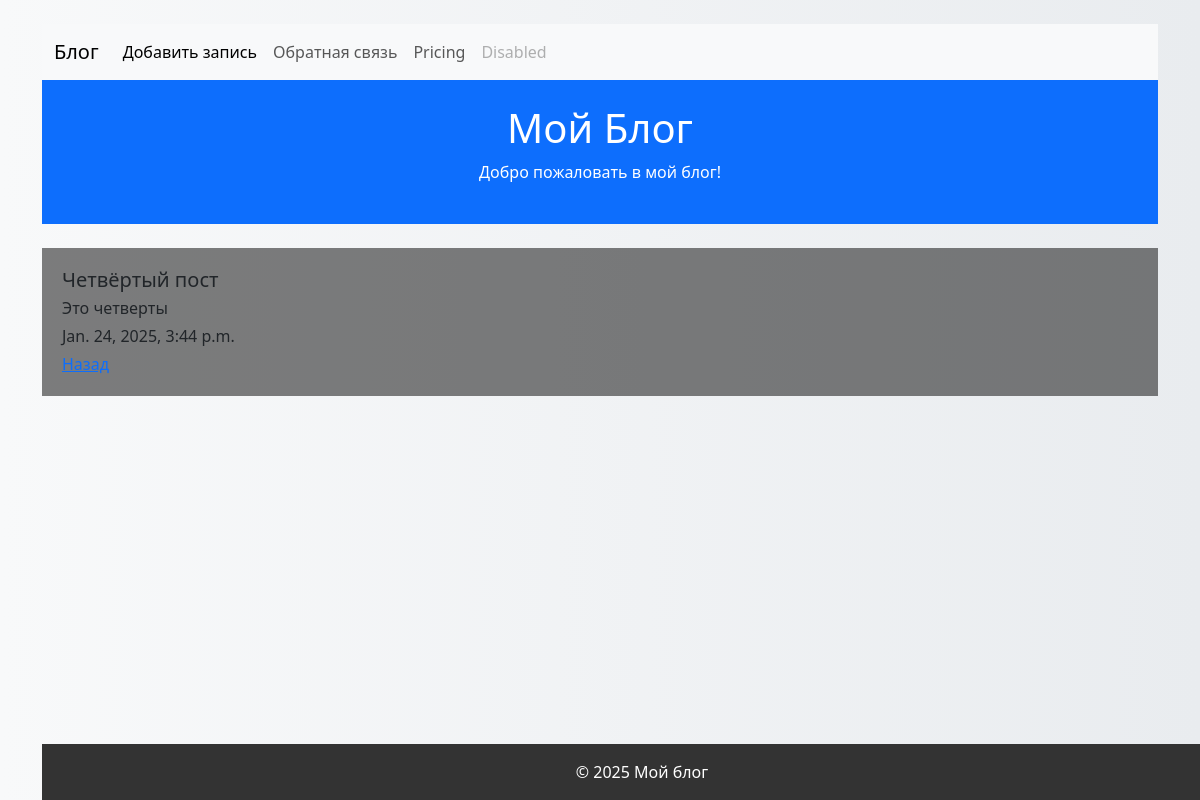
The page /posts/4 on the database its author committed.
### core/models.py (models this page shows, shortened)
class Post(models.Model):
     title = models.CharField(max_length=255, verbose_name='Заголовок')
     text = models.TextField(max_length=255, verbose_name='Текст')
     created_date = models.DateTimeField(auto_now_add=True, verbose_name='Дата создания')
     category = models.ForeignKey(PostCategory, blank=True, null=True, on_delete=models.SET_NULL, verbose_name='Категория')
     class Meta:
        verbose_name = 'Пост'
        verbose_name_plural = 'Посты'
        ordering = ['-created_date']

### core/views.py (the view)
# urls.py: path('posts/<int:post_id>', views.post_detail, name = 'post_detail'),
def post_detail(request, post_id):
     post = Post.objects.get(id=post_id)
     return render (request, 'post_detail.html', {'post':post})

### templates/post_detail.html
{% extends 'base.html' %}
{% block content %}
<div class="container mt-4 overlay">
    <div class="row">
        <div class="col-md-9">
            <h5 class="mb-1">{{post.title}}</h5>
            <p class="mb-1">{{post.text}}</p>
            <p class="mb-1">{{post.created_date}}</p>
            <a href="/">Назад</a>
        </div>
    </div>
</div>
{% endblock %}

### templates/base.html (style rules this page uses)
body { background: linear-gradient(to right, #f8f9fa, #e9ecef); }
.overlay { background-color: rgba(0, 0, 0, 0.5); padding: 20px; }

### rows shown on the page
Post: title "Четвёртый пост", text "Это четверты", created_date "Jan. 24, 2025, 3:44 p.m."
